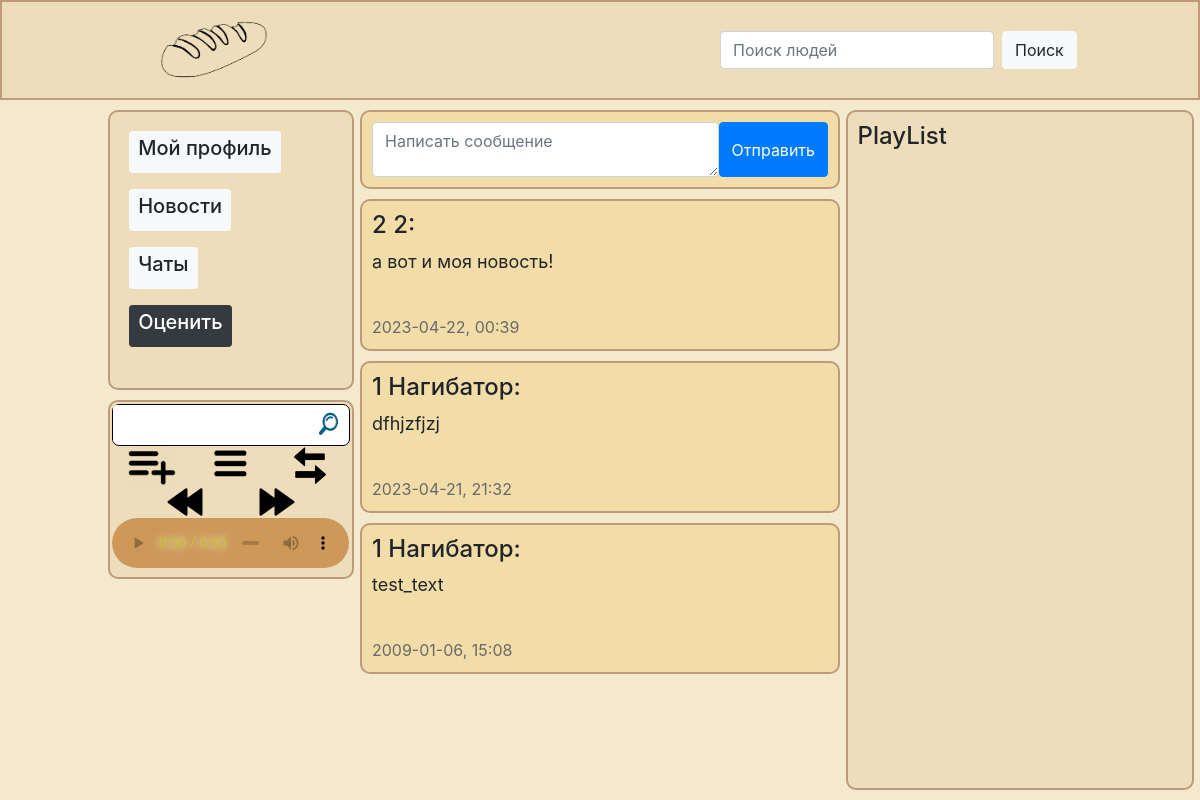
/news (signed in), run on an earlier commit of the app's database.
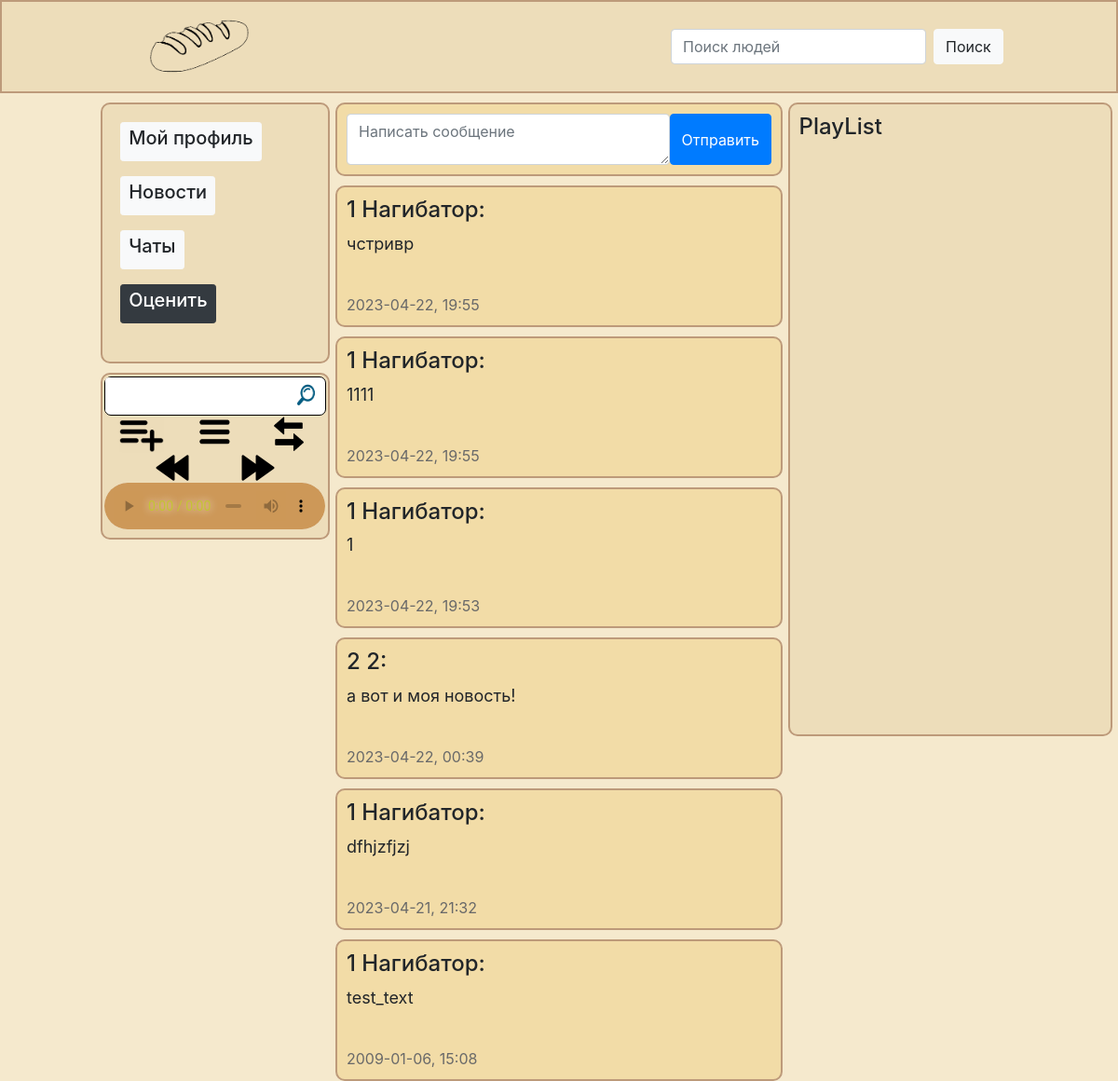
And on a later commit of the database.
### data/news.py (models this page shows)
class News(SqlAlchemyBase, UserMixin, SerializerMixin):
    __tablename__ = 'news'
    id = sqlalchemy.Column(sqlalchemy.Integer,
                           primary_key=True, autoincrement=True)
    text = sqlalchemy.Column(sqlalchemy.String)
    creator_id = sqlalchemy.Column(sqlalchemy.Integer,
                                   sqlalchemy.ForeignKey("users.id"))
    creation_date = sqlalchemy.Column(sqlalchemy.DateTime, default=datetime.datetime.now)

### data/user.py (models this page shows, shortened)
class User(SqlAlchemyBase, UserMixin, SerializerMixin):
    __tablename__ = 'users'
    id = sqlalchemy.Column(sqlalchemy.Integer,
                           primary_key=True, autoincrement=True)
    surname = sqlalchemy.Column(sqlalchemy.String)
    name = sqlalchemy.Column(sqlalchemy.String)
    age = sqlalchemy.Column(sqlalchemy.Integer)
    num_phone = sqlalchemy.Column(sqlalchemy.String)
    address = sqlalchemy.Column(sqlalchemy.String)
    email = sqlalchemy.Column(sqlalchemy.String, unique=True)
    way_profile_img = sqlalchemy.Column(sqlalchemy.String)
    current_track_info = sqlalchemy.Column(sqlalchemy.String)
    playList = sqlalchemy.Column(sqlalchemy.String)
    current_order_playList = sqlalchemy.Column(sqlalchemy.String)
    current_ind_track = sqlalchemy.Column(sqlalchemy.Integer)
    hashed_password = sqlalchemy.Column(sqlalchemy.String, nullable=True)

### main.py (the view, shortened to what this page needs)
@app.route('/', methods=['GET', 'POST'])
@app.route('/news', methods=['GET', 'POST'])
def news():
    if not current_user.is_authenticated:
        return redirect('/login')
    autoplay = ""
    found_people = ""
    db_sess = db_session.create_session()
    authorized_user = db_sess.query(User).filter(User.id == current_user.id).first()
    form_music, form_actions_playList, form_actions_tracks = creat_forms_music()
    if form_music.validate_on_submit():
        processing_search_music(form_music=form_music, authorized_user=authorized_user, db_sess=db_sess)
    if form_actions_playList.validate_on_submit():
        processing_playList_actions(form_actions_playList, authorized_user, db_sess)
    if form_actions_tracks.validate_on_submit():
        processing_tracks_actions(form_actions_tracks, authorized_user, db_sess)
    cur_track = get_current_track(authorized_user)
    ready_news = get_news(authorized_user)
    return render_template('news.html', link_logo=url_for('static', filename='img/logo.png'),
                           form_music=form_music,
                           form_actions_playList=form_actions_playList,
                           form_actions_tracks=form_actions_tracks,
                           src_music=f'/static/music/wav/{cur_track}.wav',
                           autoplay=autoplay,
                           current_user=current_user,
                           playList=eval(authorized_user.playList)[::-1],
                           news=ready_news,
                           found_people=found_people)

### forms/music.py
class MusicForm(FlaskForm):
    input_music = StringField('Название трека', validators=[DataRequired()])
    btn_search = SubmitField(' ')

### forms/actions_with_playList.py
class ActionsWithPlayList(FlaskForm):
    add_playList = SubmitField(' ')
    direct_order_playList = SubmitField(' ')
    random_order_playList = SubmitField(' ')

### data/db_session.py (called while the page is built)
def create_session() -> Session:
    global __factory
    return __factory()

### main.py (called while the page is built)
@login_manager.user_loader
def load_user(user_id):
    db_sess = db_session.create_session()
    return db_sess.get(User, user_id)

def creat_forms_music():
    form_music = MusicForm()
    form_actions_playList = ActionsWithPlayList()
    form_actions_tracks = ActionsWithTracks()
    return form_music, form_actions_playList, form_actions_tracks

def get_current_track(authorized_user):
    cur_track = ""
    if authorized_user.current_track_info:
        track_info = eval(authorized_user.current_track_info)
        print(track_info)
        cur_track = track_info[3]
    return cur_track

### templates/news.html
{% extends "base.html" %}
{% block links %}
<link rel="stylesheet" href="/static/css/news.css">
{%endblock%}
{% block content %}
    <div class="block_main">
      <form class="" action="" method="post">
        <div class="input_and_btn">
          <textarea class="form-control" placeholder="Написать сообщение" id="floatingTextarea2" name="text_news"></textarea>
          <button type="submit" class="btn btn-primary" name="add_news">Отправить</button>
        </div>
      </form>
    </div>
    {% for item in news %}
        <div class="block_main">
            <h4>{{item[0]}} {{item[1]}}:</h4>
            <p><font size="4">{{item[2]}}</font></p>
            <br><font color="#696969" size="3">{{item[3]}}</font>
        </div>
    {% endfor %}
{% endblock %}

What changed in the data, as far as the page shows it:
added News: name "1", surname "Нагибатор", text "чстривр", creation_date "2023-04-22, 19:55"
added News: name "1", surname "Нагибатор", text "1111", creation_date "2023-04-22, 19:55"
added News: name "1", surname "Нагибатор", text "1", creation_date "2023-04-22, 19:53"
